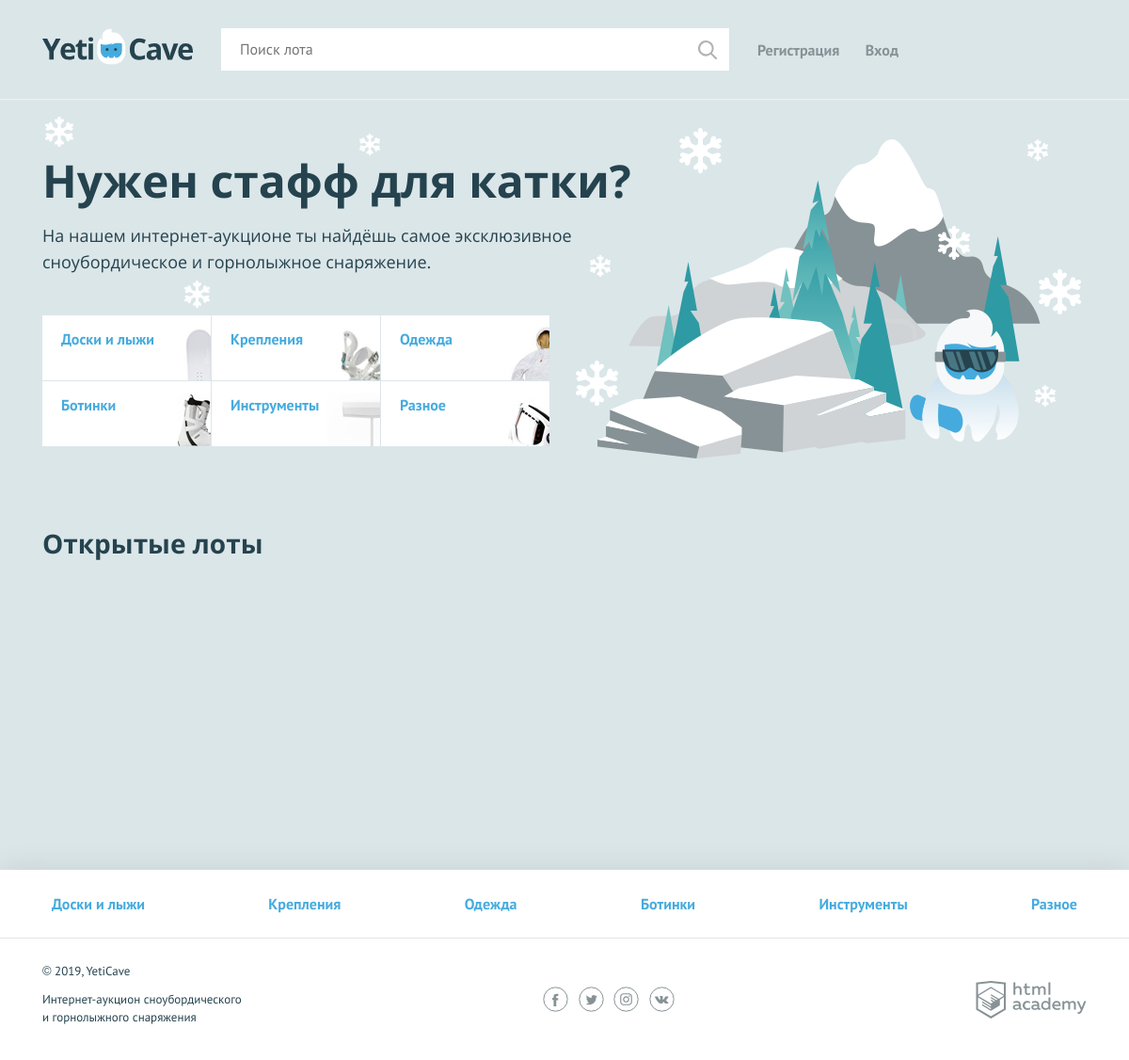
The page / on the database its author committed.
### tables this page shows
CREATE TABLE IF NOT EXISTS `category`
( 
    `id` INT PRIMARY KEY AUTO_INCREMENT,
    `name` VARCHAR(255) NOT NULL UNIQUE,
    `code` VARCHAR(60) NOT NULL UNIQUE
);

### helpers.php (called while the page is built, shortened)
<?php
function include_template($name, array $data = []) {
    $name = 'templates/' . $name;
    extract($data);
    require $name;
    $result = ob_get_clean();
    return $result;
}

### functions.php (called while the page is built, shortened)
<?php
function get_categories_list(mysqli $mysql) : array
{
    $sql_query = "SELECT * FROM category";
    $result = mysqli_query($mysql, $sql_query);
    return mysqli_fetch_all($result, MYSQLI_ASSOC) ?? [];
}
function get_lot_list(mysqli $mysql) : array
{
    $sql_query = "SELECT `lot`.*, `category`.`name` AS `category_name`, COUNT(`bet`.`id`) AS `bet_count` FROM `lot` INNER JOIN `category` ON `lot`.`category_id` = `category`.`id` LEFT JOIN `bet` ON `bet`.`lot_id` = `lot`.`id` WHERE `lot`.`expire_date` >= CURRENT_TIMESTAMP GROUP BY `lot`.`id` ORDER BY `lot`.`date_create`;";
    $result = mysqli_query($mysql, $sql_query);
    return mysqli_fetch_all($result, MYSQLI_ASSOC) ?? [];
}

### init.php (called while the page is built, shortened)
<?php
require_once('functions.php');
require_once('helpers.php');
$page_title = 'Главная';
?>

### templates/main.php (the view, shortened to what this page needs)
<section class="promo">
        <h2 class="promo__title">Нужен стафф для катки?</h2>
        <p class="promo__text">На нашем интернет-аукционе ты найдёшь самое эксклюзивное сноубордическое и горнолыжное снаряжение.</p>
        <ul class="promo__list">
            <?php foreach($categories as $item): ?>
            <li class="promo__item promo__item--<?= $item['code'] ?>">
                <a class="promo__link" href="../category.php?id=<?= $item["id"] ?>"><?= htmlspecialchars($item['name']) ?></a>
            </li>
            <?php endforeach; ?>
        </ul>
    </section>
    <section class="lots">
        <div class="lots__header">
            <h2>Открытые лоты</h2>
        </div>
    </section>

### index.php
<?php
require_once('init.php');
$main = include_template('main.php', [
    'categories' => get_categories_list($mysql),
    'lots' => get_lot_list($mysql),
]);
print(include_template('layout.php', [
    'page_title' => $page_title,
    'categories' => get_categories_list($mysql),
    'main' => $main,
]));
?>

### templates/layout.php
<?php
print(include_template('header.php', [
    'page_title' => 'Главная',
]));
?>
    <main class="container">
        <?= $main ?>
    </main>
</div>
<?php
print(include_template('footer.php', [
    'categories' => $categories,
]));
?>

### templates/header.php (shortened to what this page needs)
<!DOCTYPE html>
<html lang="ru">
<head>
  <link href="../css/normalize.min.css" rel="stylesheet">
  <link href="../css/style.css" rel="stylesheet">
</head>
<body>
<div class="page-wrapper">
  <header class="main-header">
    <div class="main-header__container container">
      <a class="main-header__logo" href="/index.php">
        <img src="../img/logo.svg" width="160" height="39" alt="Логотип компании YetiCave">
      </a>
      <form class="main-header__search" method="get" action="../search.php" autocomplete="off">
        <input type="search" name="search" placeholder="Поиск лота">
        <input class="main-header__search-btn" type="submit" name="find" value="Найти">
      </form>
      <nav class="user-menu">
            <?php if (isset($_SESSION['is_auth']) && $_SESSION['is_auth']): ?>
                <div class="user-menu__logged">
                    <p> <?= htmlspecialchars($_SESSION['username']) ?> </p>
                    <a class="user-menu__bets" href="../my-bets.php">Мои ставки</a>
                    <a class="user-menu__logout" href="../logout.php">Выход</a>
                </div>
            <?php else: ?>
                <ul class="user-menu__list">
                    <li class="user-menu__item">
                        <a href="../sign-up.php">Регистрация</a>
                    </li>
                    <li class="user-menu__item">
                        <a href="../login.php">Вход</a>
                    </li>
                </ul>
            <?php endif; ?>
        </nav>
    </div>
  </header>
  <main>

### templates/footer.php (shortened to what this page needs)
<footer class="main-footer">
  <nav class="nav">
    <ul class="nav__list container">
        <?php foreach($categories as $item): ?>
        <li class="nav__item">
            <a href="../category.php?id=<?= $item["id"] ?>"><?= $item['name'] ?></a>
        </li>
        <?php endforeach; ?>
    </ul>
  </nav>
  <div class="main-footer__bottom container">
    <div class="main-footer__copyright">
      <p>© 2019, YetiCave</p>
      <p>Интернет-аукцион сноубордического и горнолыжного снаряжения</p>
    </div>
    <div class="main-footer__social social">
      <a class="social__link social__link--facebook" href="#">
      </a>
      <a class="social__link social__link--twitter" href="#">
      </a>
      <a class="social__link social__link--instagram" href="#">
      </a>
      <a class="social__link social__link--vkontakte" href="#">
      </a>
    </div>
    <div class="main-footer__developed-by">
      <a class="logo-academy" href="https://htmlacademy.ru/intensive/php">
      </a>
    </div>
  </div>
</footer>
</body>
</html>

### rows shown on the page
category: shows a picture, name "Доски и лыжи"
category: shows a picture, name "Крепления"
category: shows a picture, name "Одежда"
category: shows a picture, name "Ботинки"
category: shows a picture, name "Инструменты"
category: shows a picture, name "Разное"
